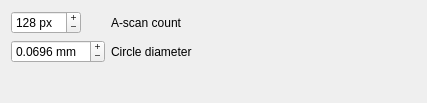
<?xml version="1.0" encoding="UTF-8"?>
<ui version="4.0">
 <class>DisplayWidget</class>
 <widget class="QWidget" name="DisplayWidget">
  <property name="geometry">
   <rect>
    <x>0</x>
    <y>0</y>
    <width>427</width>
    <height>103</height>
   </rect>
  </property>
  <layout class="QGridLayout" name="gridLayout">
   <item row="0" column="0">
    <layout class="QFormLayout" name="formX">
     <item row="0" column="0">
      <widget class="QSpinBox" name="spinACount">
       <property name="toolTip">
        <string>The number of A-scans in a B-scan</string>
       </property>
       <property name="buttonSymbols">
        <enum>QAbstractSpinBox::PlusMinus</enum>
       </property>
       <property name="suffix">
        <string> px</string>
       </property>
       <property name="minimum">
        <number>1</number>
       </property>
       <property name="maximum">
        <number>2400</number>
       </property>
       <property name="value">
        <number>128</number>
       </property>
      </widget>
     </item>
     <item row="0" column="1">
      <widget class="QLabel" name="labelACount">
       <property name="toolTip">
        <string>The number of A-scans in a B-scan</string>
       </property>
       <property name="text">
        <string>A-scan count</string>
       </property>
      </widget>
     </item>
     <item row="1" column="0">
      <widget class="QDoubleSpinBox" name="spinDiameter">
       <property name="toolTip">
        <string>The length of the B-scan</string>
       </property>
       <property name="buttonSymbols">
        <enum>QAbstractSpinBox::PlusMinus</enum>
       </property>
       <property name="suffix">
        <string> mm</string>
       </property>
       <property name="decimals">
        <number>4</number>
       </property>
       <property name="minimum">
        <double>0.000100000000000</double>
       </property>
       <property name="singleStep">
        <double>0.001000000000000</double>
       </property>
       <property name="value">
        <double>0.069600000000000</double>
       </property>
      </widget>
     </item>
     <item row="1" column="1">
      <widget class="QLabel" name="labelDiameter">
       <property name="toolTip">
        <string>The length of the B-scan</string>
       </property>
       <property name="text">
        <string>Circle diameter</string>
       </property>
      </widget>
     </item>
    </layout>
   </item>
  </layout>
 </widget>
 <resources/>
 <connections/>
</ui>
